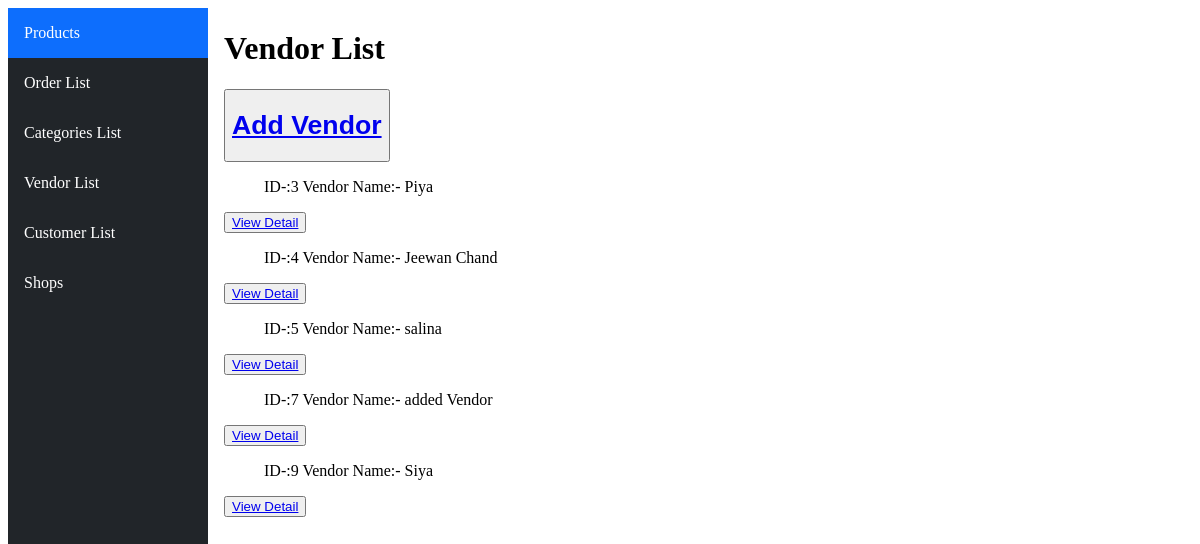
Screenshot of /vendorlist/ with the database file from the repository.
### ecommerceApp/models.py (models this page shows, shortened)
class Vendor(models.Model):
    name=models.CharField(max_length=50)
    number=models.IntegerField()
    username=models.CharField(max_length=50)
    password=models.CharField(max_length=50)
    email=models.EmailField()

### ecommerceApp/views.py (the view)
# urls.py: path('vendorlist/',views.displayVendor,name="displayVendor"),
def displayVendor(request):
    lists=Vendor.objects.all()
    return render(request, "html/vendorList.html",{"lists":lists})

### ecommerceApp/templates/html/vendorList.html
{%extends "html/layout.html"%}
{%block body%}
<h1>Vendor List</h1>
<button> <a href="{%url 'main:add-vendor'%}"><h1>Add Vendor</h1></a></button>
{%for vendor in lists%}
    <ul>ID-:{{vendor.id}} Vendor Name:- {{vendor.name}}</ul>
    <button><a href="{%url 'main:vendor-profile' vendor.id%}">View Detail</a></button>
{%endfor%}
{%endblock%}

### rows the page displays
Vendor: id "3", name "Piya"
Vendor: id "4", name "Jeewan Chand"
Vendor: id "5", name "salina"
Vendor: id "7", name "added Vendor"
Vendor: id "9", name "Siya"
